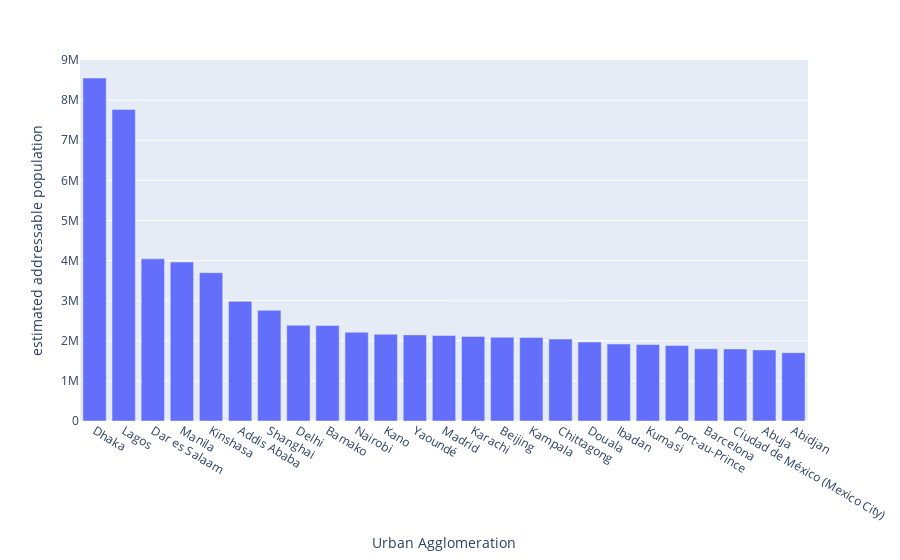

Notebook cell for this chart:
### Code cell
px.bar(df[:25], x='Urban Agglomeration', y='estimated addressable population')

### Figure 1 — Plotly figure (JSON) as saved in the notebook; plotly's stock layout.template omitted (floating-point values rounded to 4 significant figures)
{"data": [{"alignmentgroup": "True", "hovertemplate": "Urban Agglomeration=%{x}<br>estimated addressable population=%{y}<extra></extra>", "legendgroup": "", "marker": {"color": "#636efa", "pattern": {"shape": ""}}, "name": "", "offsetgroup": "", "orientation": "v", "showlegend": false, "textposition": "auto", "type": "bar", "x": ["Dhaka", "Lagos", "Dar es Salaam", "Manila", "Kinshasa", "Addis Ababa", "Shanghai", "Delhi", "Bamako", "Nairobi", "Kano", "Yaoundé", "Madrid", "Karachi", "Beijing", "Kampala", "Chittagong", "Douala", "Ibadan", "Kumasi", "Port-au-Prince", "Barcelona", "Ciudad de México (Mexico City)", "Abuja", "Abidjan"], "xaxis": "x", "y": [8551148, 7769797, 4042550, 3964484, 3697742, 2984758, 2759916, 2387329, 2380612, 2213009, 2162543, 2147062, 2131772, 2108201, 2087226, 2080950, 2043548, 1970112, 1920818, 1906678, 1884988, 1799347, 1794431, 1772647, 1703108], "yaxis": "y"}], "layout": {"barmode": "relative", "legend": {"tracegroupgap": 0}, "margin": {"t": 60}, "xaxis": {"anchor": "y", "domain": [0, 1], "title": {"text": "Urban Agglomeration"}}, "yaxis": {"anchor": "x", "domain": [0, 1], "title": {"text": "estimated addressable population"}}}}
